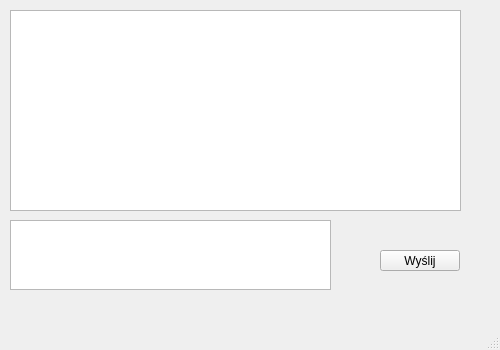
<?xml version="1.0" encoding="UTF-8"?>
<ui version="4.0">
 <class>Chat</class>
 <widget class="QMainWindow" name="Chat">
  <property name="geometry">
   <rect>
    <x>0</x>
    <y>0</y>
    <width>500</width>
    <height>350</height>
   </rect>
  </property>
  <property name="windowTitle">
   <string>MainWindow</string>
  </property>
  <widget class="QWidget" name="centralwidget">
   <widget class="QTextBrowser" name="chat">
    <property name="geometry">
     <rect>
      <x>10</x>
      <y>10</y>
      <width>451</width>
      <height>201</height>
     </rect>
    </property>
   </widget>
   <widget class="QTextEdit" name="mess">
    <property name="geometry">
     <rect>
      <x>10</x>
      <y>220</y>
      <width>321</width>
      <height>70</height>
     </rect>
    </property>
   </widget>
   <widget class="QPushButton" name="send">
    <property name="geometry">
     <rect>
      <x>380</x>
      <y>250</y>
      <width>80</width>
      <height>21</height>
     </rect>
    </property>
    <property name="text">
     <string>Wyślij</string>
    </property>
   </widget>
  </widget>
  <widget class="QMenuBar" name="menubar">
   <property name="geometry">
    <rect>
     <x>0</x>
     <y>0</y>
     <width>500</width>
     <height>20</height>
    </rect>
   </property>
  </widget>
  <widget class="QStatusBar" name="statusbar"/>
 </widget>
 <resources/>
 <connections/>
</ui>
